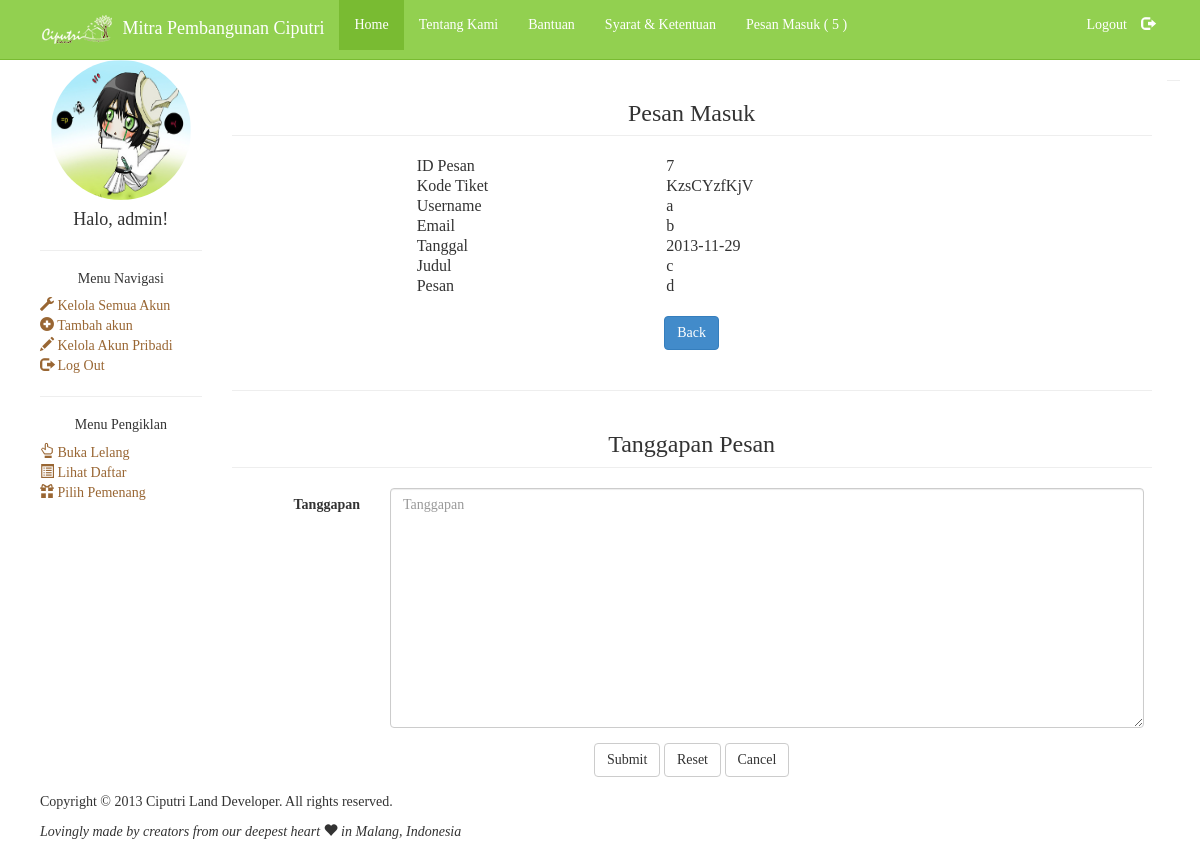
The page /admin/tanggapi/7 (signed in) on the database its author committed.
### tables this page shows
CREATE TABLE IF NOT EXISTS `ep_pesan` (
  `idPesan` int(11) NOT NULL AUTO_INCREMENT,
  `username` varchar(30) NOT NULL,
  `email` varchar(30) NOT NULL,
  `tanggal` date NOT NULL,
  `judul` varchar(30) NOT NULL,
  `pesan` text NOT NULL,
  `tanggapan` text,
  `kodeTiket` varchar(10) NOT NULL,
  PRIMARY KEY (`idPesan`)
);

### index.php (called while the page is built, shortened)
<?php
    include_once "class/config.php";
    include_once "class/db.php";
    include_once "class/pesan.php";
    get_handler();
?>

### class/pesan.php (called while the page is built, shortened)
<?php
class pesan {
    private $idPesan, $username, $email, $tanggal,
            $judul, $pesan, $tanggapan, $kodeTiket, $db, $namaTable;
    public function __construct() {
        $this->db = new DB();
        $this->namaTable = config::$TABLEPREFIX . "" . config::$TABLEPESAN;
    }
    public function setIdPesan($idPesan) {
        $this->idPesan = $idPesan;
    }
    public function getPesanRow() {
        if (isset($this->idPesan)) {
            $query = "SELECT * FROM `$this->namaTable` WHERE idPesan = $this->idPesan";
            $data = $this->db->fetchRow($query);
            return $data;
        }
    }
}
?>

### class/db.php (called while the page is built, shortened)
<?php
class DB {
    public $dbh = null, $db_location, $db_name, $db_username, $db_password;
    public function __construct() {
        $this->db_location = config::$DBLOCATION;
        $this->db_name = config::$DBNAME;
        $this->db_username = config::$DBUSER;
        $this->db_password = config::$DBPASSWORD;
    }
    public function connectDB() {
        try {
            $this->dbh = new PDO("mysql:host=$this->db_location;dbname=$this->db_name", $this->db_username, $this->db_password);
            $this->dbh->setAttribute(PDO::ATTR_ERRMODE, PDO::ERRMODE_EXCEPTION);
        } catch (PDOException $e) {
            echo 'Error: ' . $e->getMessage();
        }
    }
    public function fetchRow($query) {
        $STH = $this->dbh->prepare($query);
        $STH->execute();
        $result = $STH->fetch(PDO::FETCH_ASSOC);
        return $result;
    }
    public function closeDB() {
        $this->dbh = null;
    }
}
?>

### assets/tampilPesan.php (the view, shortened to what this page needs)
<?php
global $idPesan, $kodeTiket;
$pesan = new pesan();
$pesan->setIdPesan($idPesan);
$judul = 'Pesan Masuk';
$cetakTanggapan = '';
if (isset($kodeTiket)) {
    $pesan->setKodeTiket($kodeTiket);
    $dataPesan = $pesan->getPesanbyKodeTiket();
    $judul = '<br /><br />Tanggapan Kode Tiket ' . $kodeTiket;
    $content = '<div class="container marketting">
        <div class="col-xs-12">';
    if (isset($dataPesan["tanggapan"])) {
        $cetakTanggapan = '<div class="alert alert-success"><strong>Tanggapan atas tiket ini adalah: </strong><br /> ' . $dataPesan["tanggapan"] . '</div>';
        $content .= viewTicket($dataPesan, $judul);
    } else {
        $content .=  '<center><h3 class="page-header">' . $judul . '</h3>';
        $cetakTanggapan = '
            <div class="alert alert-danger">Maaf, untuk kode tiket <strong>' . $kodeTiket . '</strong> tidak dapat ditemukan atau
            belum dilayani, <br /> silakan mengecek kembali halaman <a href="/eprocurement/tiket/">cek tiket</a>
            setelah beberapa waktu, <br /> Admin butuh waktu untuk menjawab.
            </div>';
    }
} else {
    $dataPesan = $pesan->getPesanRow();
    $content = '<div class="container marketting">
        <div class="col-lg-10">'.viewTicket($dataPesan, $judul);
}
function viewTicket($dataPesan, $judul) {
    $content = '<center><h3 class="page-header">' . $judul . '</h3>
                <table class="table-hover" width="60%">
                <tr>
                    <td>ID Pesan</td>
                    <td>' . $dataPesan["idPesan"] . '</td>
                </tr>
                <tr>
                    <td>Kode Tiket</td>
                    <td>' . $dataPesan["kodeTiket"] . '</td>
                </tr>
                <tr>
                    <td>Username</td>
                    <td>' . $dataPesan["username"] . '</td>
                </tr>
                <tr>
                    <td>Email</td>
                    <td>' . $dataPesan["email"] . '</td>
                </tr>
                <tr>
                    <td>Tanggal</td>
                    <td>' . $dataPesan["tanggal"] . '</td>
                </tr>
                <tr>
                    <td>Judul</td>
                    <td>' . $dataPesan["judul"] . '</td>
                </tr>
                <tr>
                    <td>Pesan</td>
                    <td>' . $dataPesan["pesan"] . '</td>
                </tr>
                </table>';
    return $content;
}
print_r($content.'<br />'.$cetakTanggapan.'<a class="btn btn-primary" onClick="javascript:history.go(-1);">Back </a></center>');
if (!isset($kodeTiket)) {
    ?>
    <br/>
    <hr class="featurette-divider"/>
    <center><h3 class="page-header">Tanggapan Pesan</h3>
        <form class="form-horizontal" method="POST" action="">
            <div class="form-group">
                <label class="col-sm-2 control-label">Tanggapan</label>
                <div class="col-sm-8">
                    <textarea style="width:125%;height: 30%;" class="form-control" name="tanggapan" placeholder="Tanggapan" required></textarea>
                </div>
            </div>
            <div class="form-group">
                <button type="submit" class="btn btn-default" name="submit">Submit</button>
                <button type="reset" class="btn btn-default">Reset</button>
                <a onClick="javascript:history.go(-1);" class="btn btn-default">Cancel</a>
            </div>
        </form>
    </center>
    </div>
    <?php
}
?>

### rows shown on the page
ep_pesan: idPesan "7", kodeTiket "KzsCYzfKjV", username "a", email "b", tanggal "2013-11-29", judul "c", pesan "d"

### other values the page prints
$judul "Pesan Masuk"
